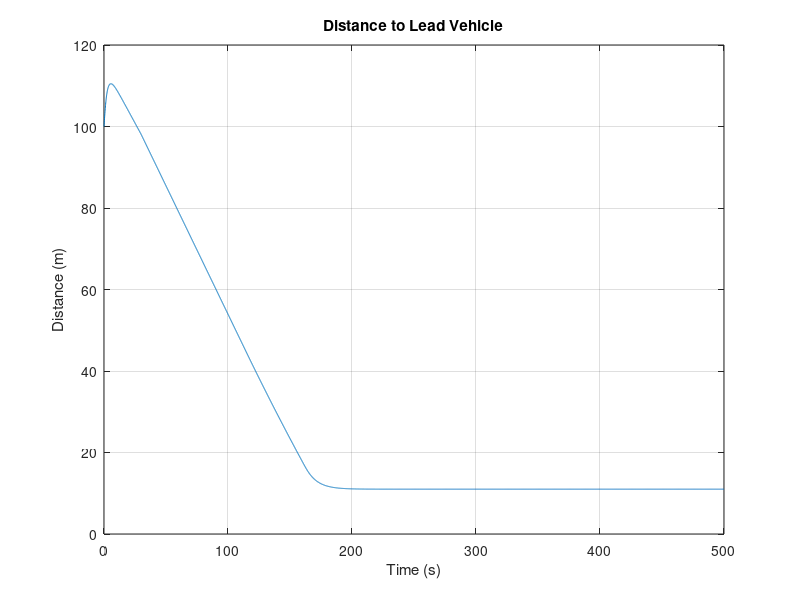
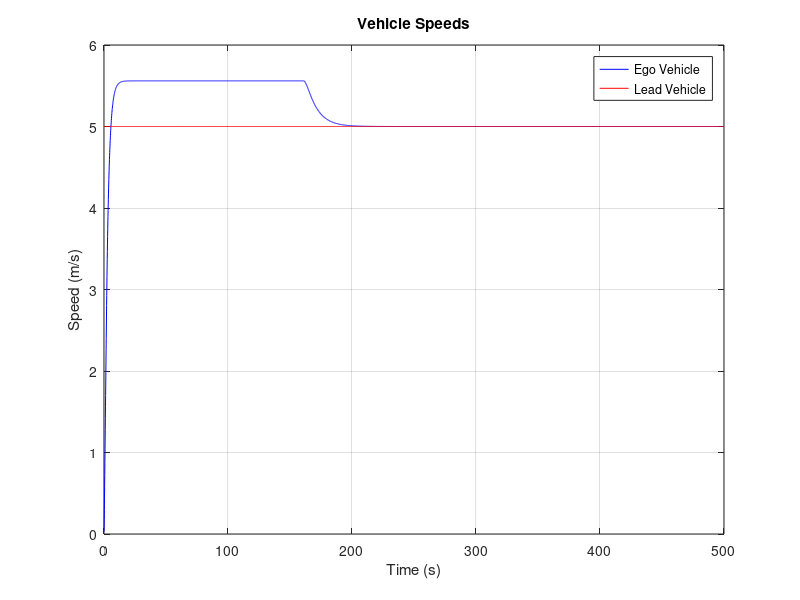
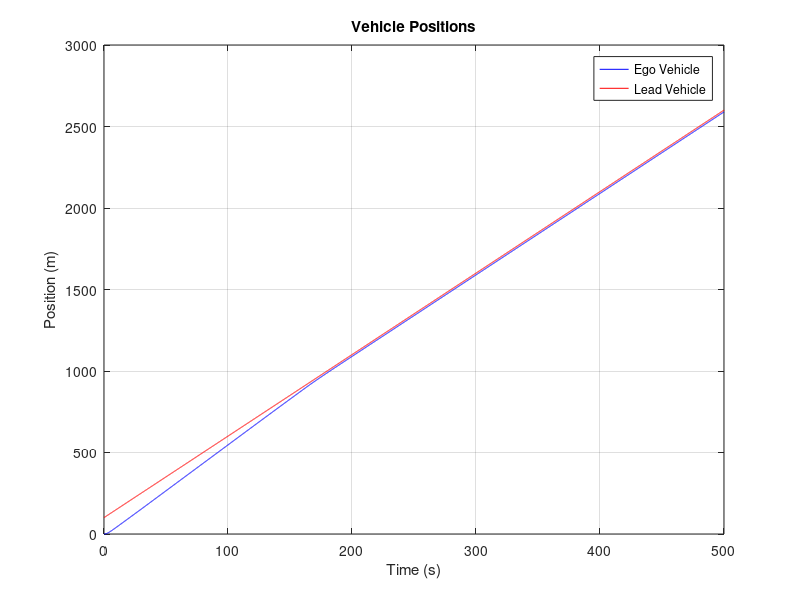
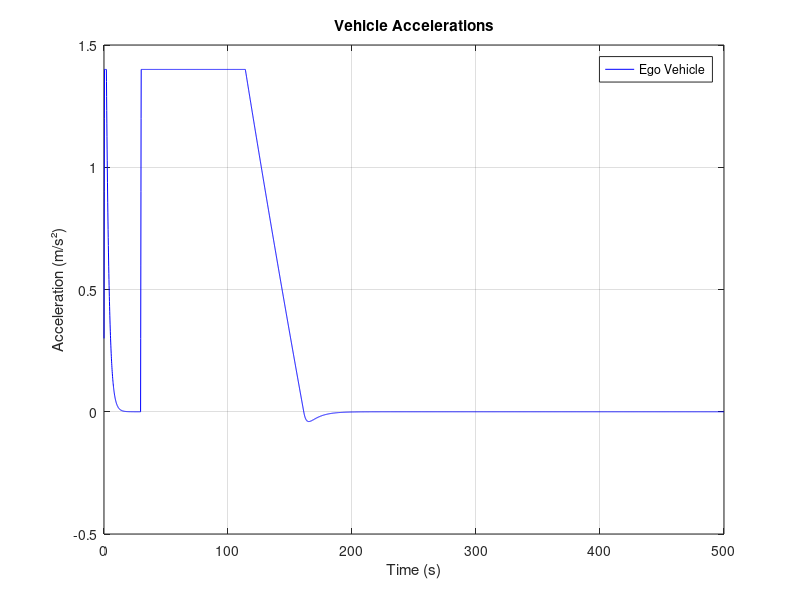

These charts were generated, in order, by the following MATLAB code:
% Following a Lead Vehicle Scenario which is moving with constant
% acceleration at a certain distance at speed lower the ego vehicle
% The car will be moving in speed mode until it finds the lead vehicle and 
% then transits into safe distance mode. 
%% Here PD controller is used to test the algorithm on point mass model.
clc;
clear all;
close all;

% Parameters
v_lead = 5;             % Lead vehicle speed (m/s)
dis_min = 1;            % Desired safe distance (m)
Kp = 0.05;              % Proportional gain
Kd = 2 * sqrt(Kp);      % Derivative gain

% Initial conditions
v_ego = 0;         % Initial speed of following vehicle (m/s)
v_max_ego = 5.56;  % Maximum velocity of the ego vehicle
x_lead = 100;      % Initial position of lead vehicle (m)
x_ego = 0;         % Initial position of following vehicle (m)
dt = 0.1;          % Time step (s)
t_end = 500;       % Simulation end time (s)
a_max = 1.4;       % Maximum acceleration of the ego (m/s²)
d_max = -3.5;      % Maximum deceleration of the ego (m/s²)
jerk_limit = 3;    % Maximum jerk of the vehicle (m/s³)
a_current = 0;     % Current acceleration of the vehicle
d_detection = 100; % distance at which the lead object detected (m)

% Time delay settings
delay_counter = 0; % Counter to track the time delay
time_delay = 3;    % 3 seconds delay
delay_steps = time_delay / dt; % Number of steps for delay
d_safe = 0;

% Time array
time = 0:dt:t_end;
n = length(time);

% Preallocate arrays for distance, speed, and position
d_array_1 = zeros(1, n);
v_ego_array_1 = zeros(1, n);
x_ego_array_1 = zeros(1, n);
v_lead_array_1 = zeros(1, n);
x_lead_array_1 = zeros(1, n);
a_ego_array_1 = zeros(1, n);
error_array_1 = zeros(1,n);

%% Simulation loop
for i = 1:n
    % Calculate the current distance to the lead vehicle
    d = x_lead - x_ego;

    if d < d_detection %distance at which ego detects the lead vehicle
        % Time delay handling
        if delay_counter < delay_steps
            error = 0;  % Speed mode 
            error_dot = v_max_ego - v_ego;  % Rate of change of error
        else
            % Safe distance mode
            d_safe = dis_min + 2 * v_ego;
            error = d - d_safe; % (current distance - desired safe distance )
            error_dot = v_lead - v_ego;  
        end
        
        % PD control: calculate the desired acceleration
        a_ego = Kp * error + Kd * error_dot;

        % Apply jerk limit to acceleration
        if (a_ego - a_current) / dt > jerk_limit
            a_ego = a_current + jerk_limit * dt;
        elseif (a_ego - a_current) / dt < -jerk_limit
            a_ego = a_current - jerk_limit * dt;
        end
        
        % Limit acceleration and deceleration
        if a_ego > a_max
            a_ego = a_max;
        elseif a_ego < d_max
            a_ego = d_max;
        end
        
        % Update the speed of the ego vehicle
        v_ego = v_ego + a_ego * dt;

        % Limit the speed of the ego vehicle to the maximum speed
        if v_ego > v_max_ego
            v_ego = v_max_ego;
        end
        
        % Update positions of the vehicles
        x_lead = x_lead + v_lead * dt;
        x_ego = x_ego + v_ego * dt + 0.5 * a_ego * dt^2;
        
        % Store values
        d_array_1(i) = d;
        v_ego_array_1(i) = v_ego;
        x_ego_array_1(i) = x_ego;
        v_lead_array_1(i) = v_lead;
        x_lead_array_1(i) = x_lead;
        a_ego_array_1(i) = a_ego;
        error_array_1(i) = error;
            
        % Update the current acceleration
        a_current = a_ego;

        % Increment delay counter
        delay_counter = delay_counter + 1;
    else
        % Speed mode: the lead vehicle is far, so maintain max speed
        error = 0;
        error_dot = v_max_ego - v_ego;  % Rate of change of error
        a_ego = Kp * error + Kd * error_dot;  % PD control for speed mode

        % Apply jerk limit to acceleration
        if (a_ego - a_current) / dt > jerk_limit
            a_ego = a_current + jerk_limit * dt;
        elseif (a_ego - a_current) / dt < -jerk_limit
            a_ego = a_current - jerk_limit * dt;
        end
        
        % Limit acceleration and deceleration
        if a_ego > a_max
            a_ego = a_max;
        elseif a_ego < d_max
            a_ego = d_max;
        end

        % Update ego vehicle speed
        v_ego = v_ego + a_ego * dt;

        % Update positions
        x_lead = x_lead + v_lead * dt;
        x_ego = x_ego + v_ego * dt + 0.5 * a_ego * dt^2;

        % Store values
        d_array_1(i) = d;
        v_ego_array_1(i) = v_ego;
        x_ego_array_1(i) = x_ego;
        v_lead_array_1(i) = v_lead;
        x_lead_array_1(i) = x_lead;
        a_ego_array_1(i) = a_ego;
        error_array_1(i) = error;

        % Update current acceleration
        a_current = a_ego;
    end
end

%% Plot results
figure;
plot(time, d_array_1);
title('Distance to Lead Vehicle');
xlabel('Time (s)');
ylabel('Distance (m)');
grid on;

figure;
plot(time, v_ego_array_1, 'b', 'DisplayName', 'Ego Vehicle');
hold on;
plot(time, v_lead_array_1, 'r', 'DisplayName', 'Lead Vehicle');
title('Vehicle Speeds');
xlabel('Time (s)');
ylabel('Speed (m/s)');
legend;
grid on;

figure;
plot(time, x_ego_array_1, 'b', 'DisplayName', 'Ego Vehicle');
hold on;
plot(time, x_lead_array_1, 'r', 'DisplayName', 'Lead Vehicle');
title('Vehicle Positions');
xlabel('Time (s)');
ylabel('Position (m)');
legend;
grid on;

figure;
plot(time, a_ego_array_1, 'b', 'DisplayName', 'Ego Vehicle');
title('Vehicle Accelerations');
xlabel('Time (s)');
ylabel('Acceleration (m/s²)');
legend;
grid on;
